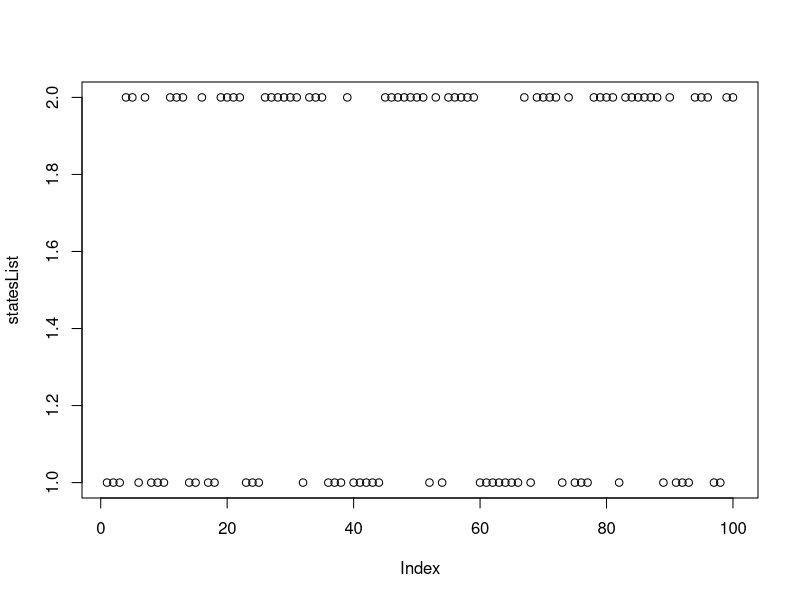

The R source for this figure:
## ---- chunk 1
knitr::opts_chunk$set(echo = TRUE)
## ---- chunk 2

#Define number of steps
numSteps <- 100

#Create list which will hold states of all steps (inside or outside)
statesList <- numeric(numSteps)
#starts inside
statesList[1] = 1
#1 denotes inside and 2 denotes outside
states <- c(1,2)

#Create matrix for all probabilities
statesBefore <- c("previously inside", "previously outside")
statesAfter <- c("now inside", "now outside")
probINIB<- 0.6
probONIB<-0.4
probINOB<- 0.3
probONOB<-0.7

Transition<-matrix(c(probINIB,probINOB,probONIB,probONOB),nrow=2,dimnames = list(statesBefore,statesAfter))

#takes 100 hundred samples, using matrix and previous state as index to choose the probabilites for the states
for(i in 2:numSteps){
  statesList[i] = sample(states, 1, prob = Transition[statesList[i-1],] )
}

## ---- chunk 3
plot(statesList)
print(sum(statesList == 2))
